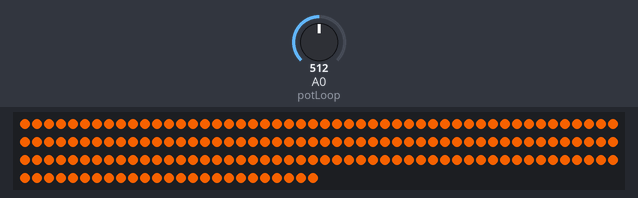
Bench run of a program on a simulated Teensy 4. Parts: 175 RGB LEDs in strip order, left to right, continuing on the next row. The test bench sets the inputs (shaded band); at power-on: A0 (potLoop) = 512.

Above: at 6.8 s.

The program:

main.cpp
```cpp
#include <Arduino.h>
#include <OctoWS2811.h>
#include <ArduinoJson.h>
#include "Wire.h"

#define pot_address 0x2E // each I2C object has a unique bus address, the MCP4018 is 0x2F or 0101111 in binary

#define RED 0xFF0000
#define GREEN 0x00FF00
#define BLUE 0x0000FF
#define YELLOW 0xFFFF00
#define PINK 0xFF1088
#define ORANGE 0xE05800
#define WHITE 0xFFFFFF

// Less intense...
/*
#define RED    0x160000
#define GREEN  0x001600
#define BLUE   0x000016
#define YELLOW 0x101400
#define PINK   0x120009
#define ORANGE 0x100400
#define WHITE  0x101010
*/

// Any group of digital pins may be used
const int numPins = 25;
byte pinList[numPins] = {2, 3, 4, 5, 6, 7, 8, 9, 10, 11, 12, 15, 16, 17, 23, 24, 25, 26, 27, 28, 29, 30, 31, 32, 33};

const int ledsPerStrip = 7;

int dt = 1000;    // used for delay duration
byte rval = 0x00; // used for value sent to potentiometer

void colorWipe(int color, int wait);
void potLoop();

// These buffers need to be large enough for all the pixels.
// The total number of pixels is "ledsPerStrip * numPins".
// Each pixel needs 3 bytes, so multiply by 3.  An "int" is
// 4 bytes, so divide by 4.  The array is created using "int"
// so the compiler will align it to 32 bit memory.
const int bytesPerLED = 3; // change to 4 if using RGBW
DMAMEM int displayMemory[ledsPerStrip * numPins * bytesPerLED / 4];
int drawingMemory[ledsPerStrip * numPins * bytesPerLED / 4];

const int config = WS2811_GRB | WS2811_800kHz;

OctoWS2811 leds(ledsPerStrip, displayMemory, drawingMemory, config, numPins, pinList);

void setup()
{
  Serial1.begin(115200);
  Wire.begin();
  leds.begin();
  leds.show();

  pinMode(A0, INPUT);
  /*
  rval = 20;
  Wire.beginTransmission(pot_address);
  Wire.write(0b00000000);
  Wire.write(rval);
  Wire.endTransmission();
  Serial.print(" sent - ");
  Serial.println(rval, HEX);
  */
}

void loop()
{


  int microsec = 200000 / leds.numPixels(); // change them all in 0.2 seconds

  // uncomment for voltage controlled speed
  // millisec = analogRead(A9) / 40;

  colorWipe(RED, microsec);
  colorWipe(GREEN, microsec);
  colorWipe(BLUE, microsec);
  colorWipe(YELLOW, microsec);
  colorWipe(PINK, microsec);
  colorWipe(ORANGE, microsec);

  Serial1.println(analogRead(A0));

  //potLoop();

  delay(100);
}

void colorWipe(int color, int wait)
{
  for (int i = 0; i < leds.numPixels(); i++)
  {
    leds.setPixel(i, color);
    leds.show();
    delayMicroseconds(wait);
  }
}

void potLoop()
// sends values of 0x00 to 0x2E to pot in order to change the resistance
// equates to 0~120
{
  for (rval = 0; rval < 120; rval++)
  {
    Wire.beginTransmission(pot_address);
    Wire.write(0b00000000);
    Wire.write(rval); //
    Wire.endTransmission();
    Serial.print(" sent - ");
    Serial.println(rval, HEX);
    Serial.println(analogRead(14));
    delay(dt);
  }
}
```
